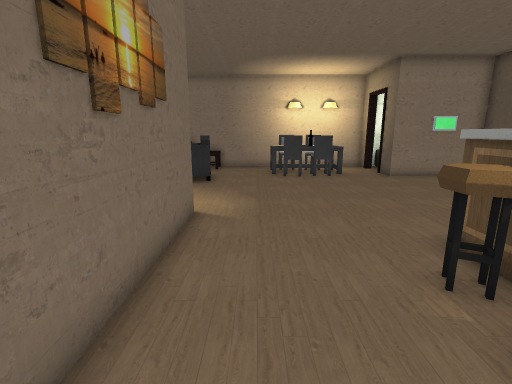
view 1 (above)

21 first-person views from a walk through a scene from a Unity 3-D project. The camera is 1.3 m above the floor, tilts 12° down and sees 85° across. The floor is counted in squares, 0.53 m on a side. Each view is taken from the middle of a square. On the plan, view 1 faces up. The plan holds only what a view shows up to about 18 squares ahead; the rest is blank. The player character is not drawn. Some animated figures are left out. Door leaves are left out, so doorways stand open. Some surface patterns are stand-ins.

view 2
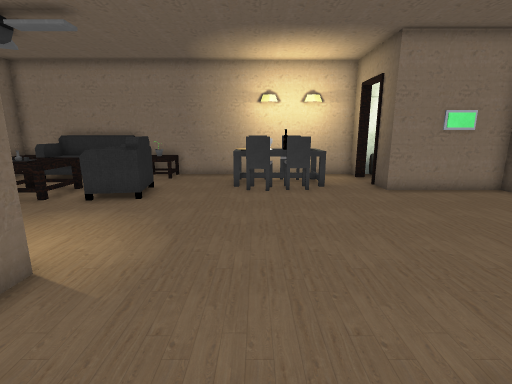

view 3
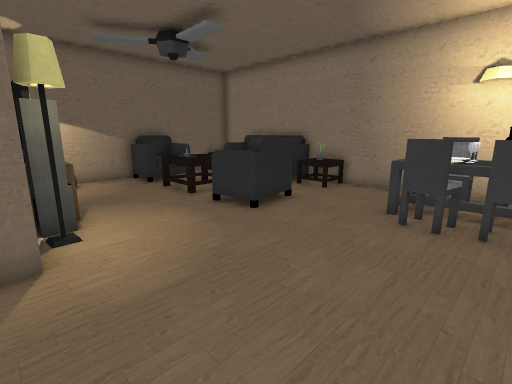

view 4
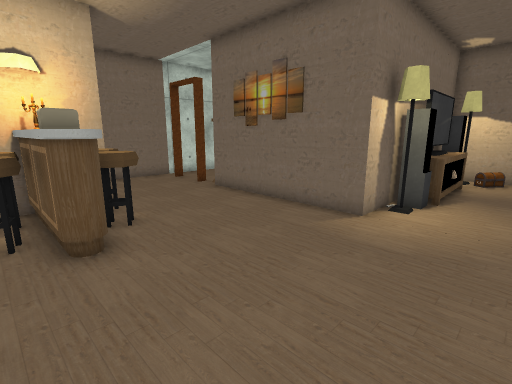

view 5
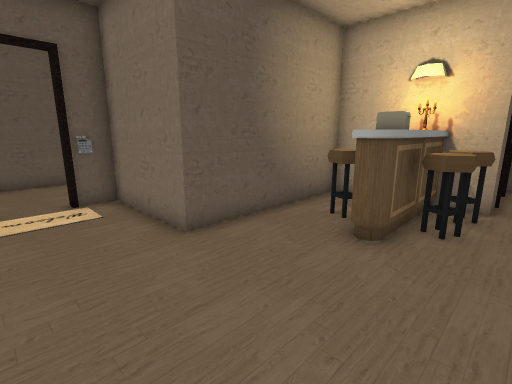

view 6
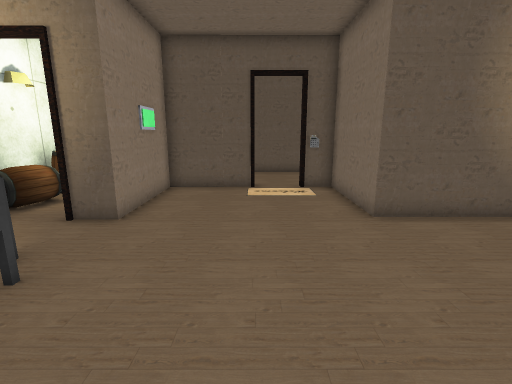

view 7
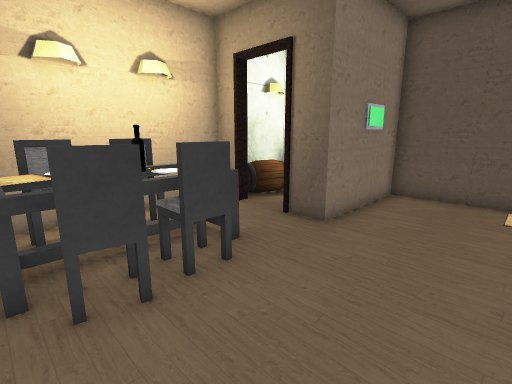

view 8
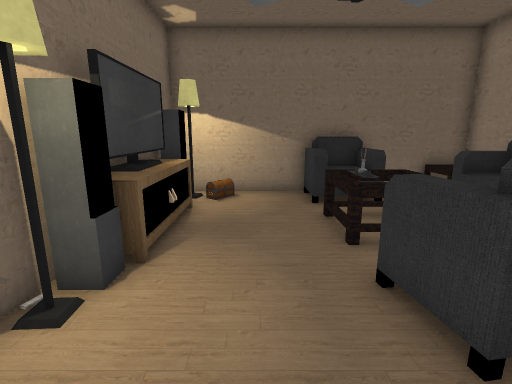

view 9
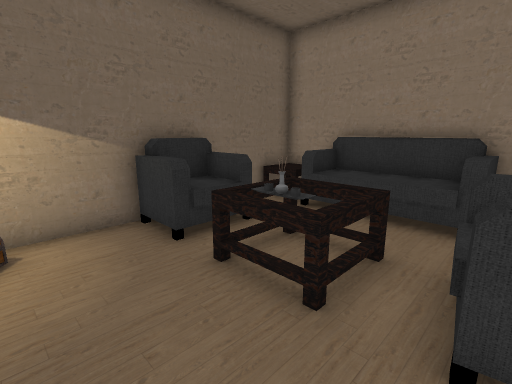

view 10
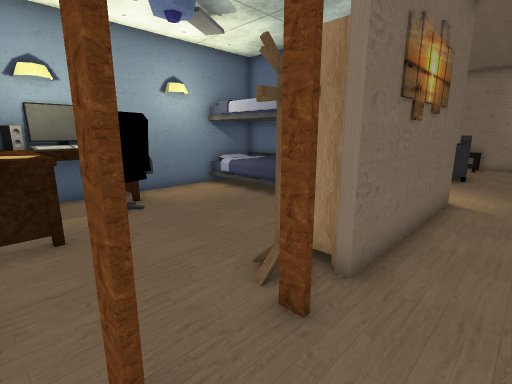

view 11
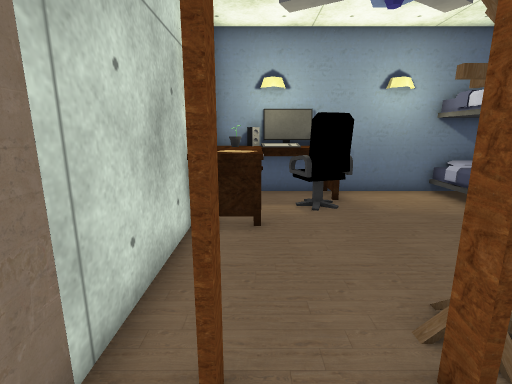

view 12
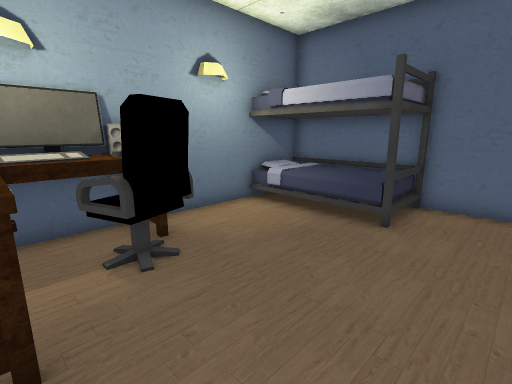

view 13
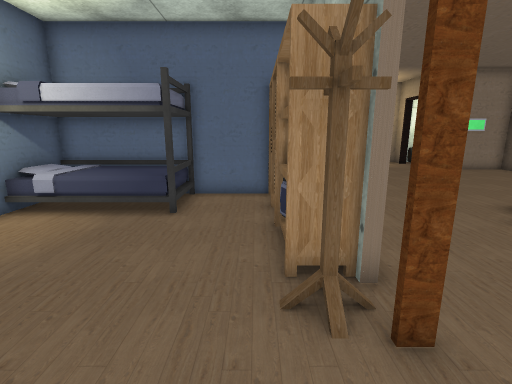

view 14
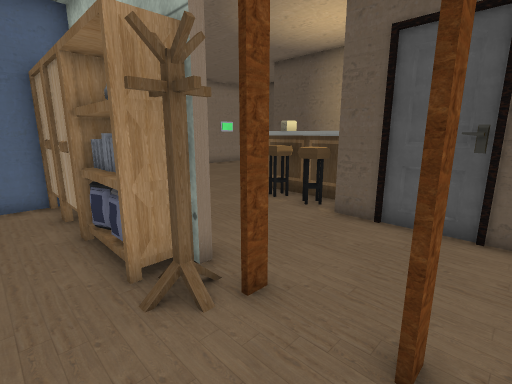

view 15
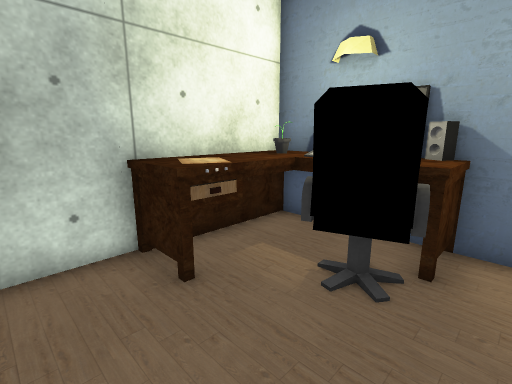

view 16
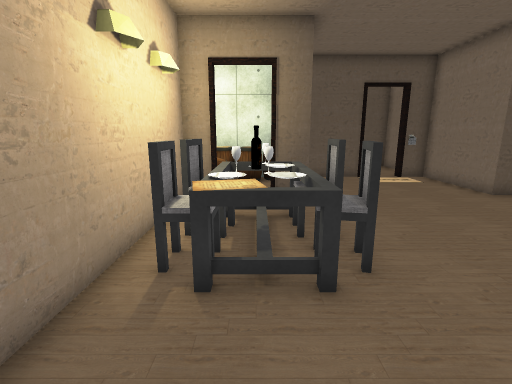

view 17
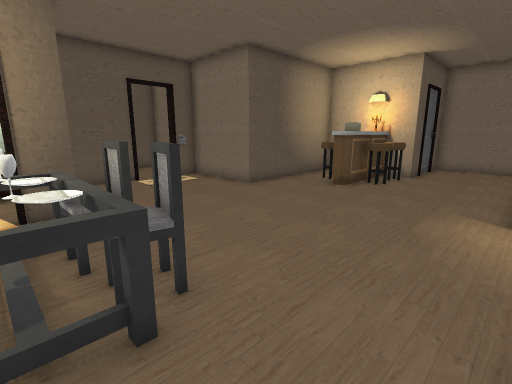

view 18
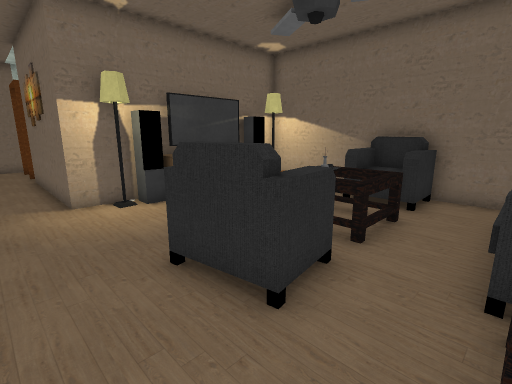

view 19
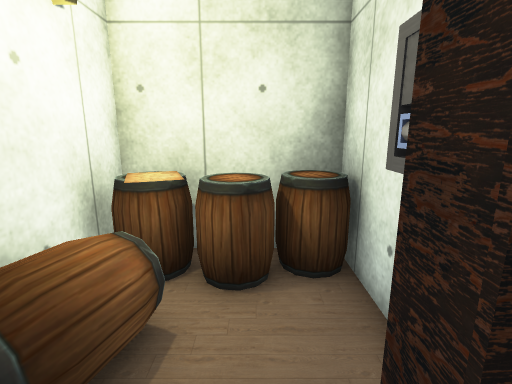

view 20
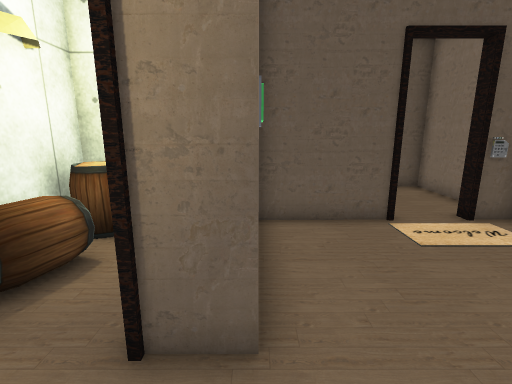

view 21
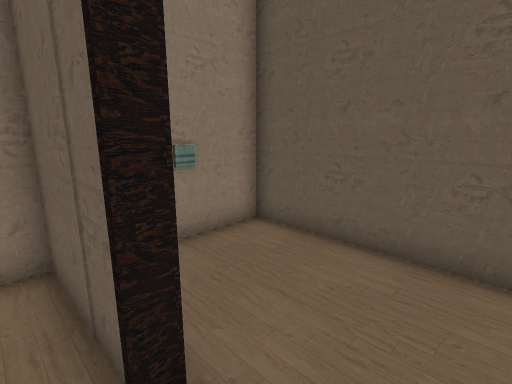

### Floor plan
Key: @ floor where view 1 was taken; # wall or solid block; x gap in a wall; . floor; D open door; O other object.
Columns run from 12 left of view 1 to 18 right of it. Each row starts with its distance up from view 1.
 21 ##########################
 20 #OOOOOOOOO ...O#O.. #OOOO#
 19 #OOOOOOOOO...OOOOO..DOOOO#
 18 #............OOOOO..D..OO#
 17 # ......OO...OOOOO..#O OO#
 16 #OO.OOOOOO....OOO...###########
 15 #OO.OOOOOOO..............# ...#
 14 #OO.OOO.OOO..............#....#
 13 #........................#....#
 12 #........................D....#
 11 # .......................D....#
 10 ##OOOOOOO................D....#
  9 ##OOOOOOO##.......... #########
  8 #OOOOO#####.........##
  7 #OOOOO...##.........#
  6 #OOOOO...##.....OO..#
  5 #OOOOO.. ##....OOOO.#
  4 #....... O#....OOOO.#
  3 #........O#....OOOO.#
  2 #........O#....OOOO #
  1 OOOO.....O#....#  ###
  0 #OOOO....O#.@..#
 -1 OOOO......D....O
 -2 OOOOOO....D....O
 -3 #OOOOO....x....#
 -4 ###############

Positions as (right, up) in squares from view 1, and headings:
1: (0, 0), facing up
2: (2, 4), facing up
3: (4, 8), facing up-left
4: (6, 12), facing down-left
5: (2, 12), facing down-right
6: (0, 12), facing right
7: (1, 12), facing up-right
8: (0, 12), facing left
9: (-4, 11), facing up-left
10: (0, -3), facing up-left
11: (0, -2), facing left
12: (-4, -2), facing up-left
13: (-4, -3), facing up
14: (-5, -3), facing up-right
15: (-5, 2), facing down-left
16: (-3, 18), facing right
17: (-2, 18), facing down-right
18: (0, 19), facing down-left
19: (7, 18), facing right
20: (5, 16), facing right
21: (12, 10), facing up-right
